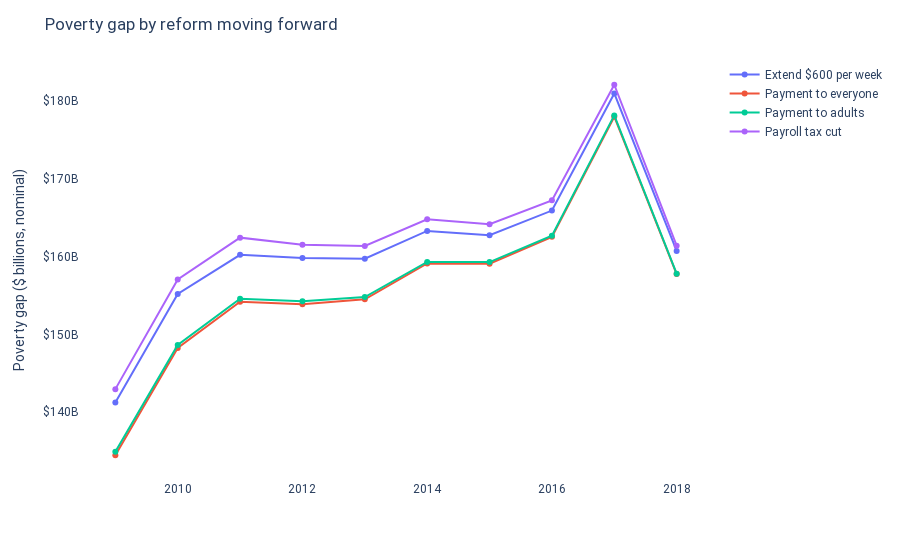

The notebook cell saved with this chart:
### Code cell
line_graph(pov_gap_ineq[pov_gap_ineq.reform_group == 'fpuc2'], 
           y='pov_gap_b', yaxis_title='Poverty gap ($ billions, nominal)',
           title='Poverty gap by reform moving forward')

### Figure 1 — Plotly figure (JSON) as saved in the notebook; plotly's stock layout.template omitted (floating-point values rounded to 4 significant figures)
{"data": [{"legendgroup": "Extend $600 per week", "line": {"color": "#636efa", "dash": "solid"}, "mode": "markers+lines", "name": "Extend $600 per week", "orientation": "v", "showlegend": true, "type": "scatter", "x": [2009, 2010, 2011, 2012, 2013, 2014, 2015, 2016, 2017, 2018], "xaxis": "x", "y": [141.2, 155.2, 160.2, 159.8, 159.7, 163.3, 162.7, 165.9, 180.9, 160.7], "yaxis": "y"}, {"legendgroup": "Payment to everyone", "line": {"color": "#EF553B", "dash": "solid"}, "mode": "markers+lines", "name": "Payment to everyone", "orientation": "v", "showlegend": true, "type": "scatter", "x": [2009, 2010, 2011, 2012, 2013, 2014, 2015, 2016, 2017, 2018], "xaxis": "x", "y": [134.5, 148.2, 154.2, 153.9, 154.5, 159.1, 159.1, 162.5, 178.0, 157.7], "yaxis": "y"}, {"legendgroup": "Payment to adults", "line": {"color": "#00cc96", "dash": "solid"}, "mode": "markers+lines", "name": "Payment to adults", "orientation": "v", "showlegend": true, "type": "scatter", "x": [2009, 2010, 2011, 2012, 2013, 2014, 2015, 2016, 2017, 2018], "xaxis": "x", "y": [134.9, 148.7, 154.6, 154.3, 154.8, 159.3, 159.3, 162.7, 178.1, 157.8], "yaxis": "y"}, {"legendgroup": "Payroll tax cut", "line": {"color": "#ab63fa", "dash": "solid"}, "mode": "markers+lines", "name": "Payroll tax cut", "orientation": "v", "showlegend": true, "type": "scatter", "x": [2009, 2010, 2011, 2012, 2013, 2014, 2015, 2016, 2017, 2018], "xaxis": "x", "y": [143.0, 157.1, 162.4, 161.5, 161.4, 164.8, 164.2, 167.2, 182.1, 161.4], "yaxis": "y"}], "layout": {"font": {"family": "Roboto"}, "hovermode": "x", "legend": {"title": {"text": ""}, "tracegroupgap": 0}, "margin": {"t": 60}, "plot_bgcolor": "white", "title": {"text": "Poverty gap by reform moving forward"}, "xaxis": {"anchor": "y", "domain": [0, 1], "title": {"text": ""}}, "yaxis": {"anchor": "x", "domain": [0, 1], "tickprefix": "$", "ticksuffix": "B", "title": {"text": "Poverty gap ($ billions, nominal)"}}}}
